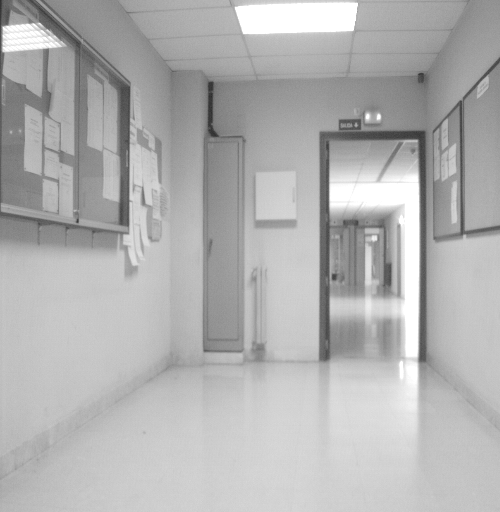
#> input picture prac2/img/Contornos/pasillo2.pgm, 500 x 512 px
$ python practica2.py   (older library calls are emulated)
#> lines starting #> are read from the running program, lines starting #| are printed output that depends on the picture; after the words box and inside, x2 and y2 are one past the last pixel; in counts of white or black regions, pixels touching at a corner belong together
import cv2
import numpy as np

def show_image(img, title='Image'):
    cv2.imshow(title, img)
    cv2.waitKey(0)
    cv2.destroyAllWindows()


def non_maximal_suppression(mag, theta):
    theta = np.round((theta) / 22.5)

    suppressed = np.zeros_like(mag)# store the results of the non-maximum suppression operation
    for i in range(1, mag.shape[0]-1):
        for j in range(1, mag.shape[1]-1):
            (direction) = int(theta[i, j])
            if direction == 0 or direction == 16 or direction == 15 or direction == 7 or direction == 8:
                #abajo, arriba
                neighbors = [mag[i, j-1], mag[i, j+1]]
            elif direction == 13 or direction == 14 or direction == 5 or direction == 6:
                #arribaIZQ, abajoDER
                neighbors = [mag[i-1, j+1], mag[i+1, j-1]]
            elif direction == 11 or direction == 12 or direction == 3 or direction == 4:
                #IZQ, DER
                neighbors = [mag[i-1, j], mag[i+1, j]]
            elif direction == 9 or direction == 10 or direction == 1 or direction == 2:
                #abajoIZQ, arribaDER
                neighbors = [mag[i-1, j-1], mag[i+1, j+1]]

            if mag[i, j] >= neighbors[0] and mag[i, j] >= neighbors[1]:
                suppressed[i, j] = mag[i, j]

    return suppressed

# Normalizr angle from -pi to pi to 0 to 2pi
def normalize_angle(angle):
    if angle < 0:
        return 2*np.pi + angle
    else:
        return angle

# Angle from 0 to 2pi to degrees
def angle_to_degrees(angle):
    return angle * 180 / np.pi

def hough_lines(gray_hough_lines):

    dst = cv2.Canny(gray_hough_lines, 50, 200, None, 3)

    # Copy edges to the images that will display the results in BGR
    cdst = cv2.cvtColor(dst, cv2.COLOR_GRAY2BGR)
    cdstP = np.copy(cdst)

    lines = cv2.HoughLines(dst, 1, np.pi / 180, 150, None, 0, 0)

    if lines is not None:
        for i in range(0, len(lines)):
            rho = lines[i][0][0]
            theta = lines[i][0][1]
            a = np.cos(theta)
            b = np.sin(theta)
            x0 = a * rho
            y0 = b * rho
            pt1 = (int(x0 + 1000*(-b)), int(y0 + 1000*(a)))
            pt2 = (int(x0 - 1000*(-b)), int(y0 - 1000*(a)))
            cv2.line(cdst, pt1, pt2, (0,0,255), 3, cv2.LINE_AA)


    linesP = cv2.HoughLinesP(dst, 1, np.pi / 180, 50, None, 50, 10)

    if linesP is not None:
        for i in range(0, len(linesP)):
            l = linesP[i][0]
            cv2.line(cdstP, (l[0], l[1]), (l[2], l[3]), (0,0,255), 3, cv2.LINE_AA)

    cv2.imshow("Detected Lines (in red) - Standard Hough Line Transform", cdst)


# Hough transform
def hough(img, mag, m, height_votes):
    img_save = img.copy()
    votes = np.zeros(img.shape[1])
    threshold = 10


    for j in range(0, mag.shape[1]):#Recorre columnas(horiontal) -> x
        for i in range(0, mag.shape[0]):#Recorre filas(vertical) -> y
            if mag[i,j]>=threshold:
                direction = float(m[i, j])
                direction = angle_to_degrees(direction)

                if not((direction < 10 or direction > 350) or (direction > 170 and direction < 190)
                    or (direction < 100 and direction > 80) or (direction > 260 and direction < 280)):
                    b = j - (m[i,j])*i
                    y = height_votes

                    x = (y - b) / (m[i,j])

                    x = int(x)
                    y = int(y)
                    if x < img.shape[1]-2 and x > 1:

                        cv2.circle(img_save, (j, i), 1, (255, 255, 0), -1)

                        votes[x] = votes[x] + 3
                        votes[x+1] = votes[x+1] + 2
                        votes[x+2] = votes[x+2] + 1
                        votes[x-1] = votes[x-1] + 2
                        votes[x-2] = votes[x-2] + 1

    cv2.imshow('Imagen con puntos que votan', img_save)
    cv2.waitKey()

    vanishing_point = np.argmax(votes)
    return vanishing_point


# Leer la imagen
img = cv2.imread('img/Contornos/pasillo2.pgm')#(512, 512, 3)
#> img is the input picture: shape (512, 500, 3); min 43, max 255, mean 177.2
show_image(img, 'Image')

# Convertir la imagen a escala de grises
gray = cv2.cvtColor(img, cv2.COLOR_BGR2GRAY)

# Aplicar un filtro de suavizado para reducir el ruido de la imagen
sigma = 1
kernel_size = 5*sigma

blur = cv2.GaussianBlur(gray, (kernel_size, kernel_size), sigma)
#show_image(blur, 'Blur')

# Calcular los gradientes de la imagen utilizando el operador de Sobel
# compute the approximate derivatives in the x and y directions
sobelx = cv2.Sobel(blur, cv2.CV_64F, 1, 0, ksize=3)
sobely = cv2.Sobel(blur, cv2.CV_64F, 0, 1, ksize=3)
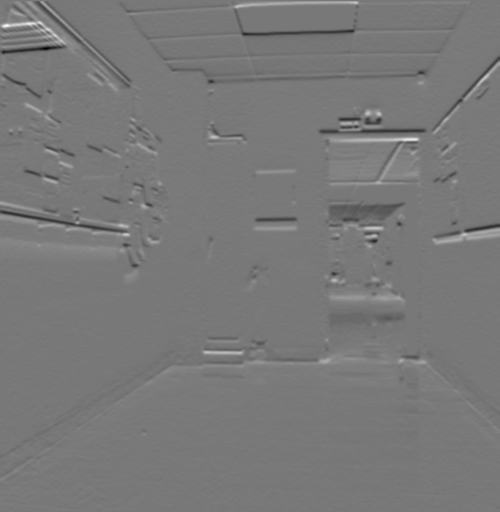
#> sobely: shape (512, 500) float64; min -298, max 331, mean 0.6; drawn with min black and max white

#show_image(cv2.normalize(sobelx / 2 + 128, None, 0, 255, cv2.NORM_MINMAX, cv2.CV_8U), 'Gradient X')
#show_image(cv2.normalize(sobely / 2 + 128, None, 0, 255, cv2.NORM_MINMAX, cv2.CV_8U), 'Gradient Y')

# Calcular la magnitud y dirección del gradiente
mag = np.sqrt(sobelx**2 + sobely**2)#The magnitude of the gradient is computed using the formula sqrt(Gx^2 + Gy^2)
mag = np.uint8(mag / np.max(mag) * 255) # normalizar la magnitud a valores entre 0 y 255
mag_save = mag.copy()
theta = np.arctan2(sobely,sobelx)


normalize_angle_vectorized = np.vectorize(normalize_angle)
theta = normalize_angle_vectorized(theta)
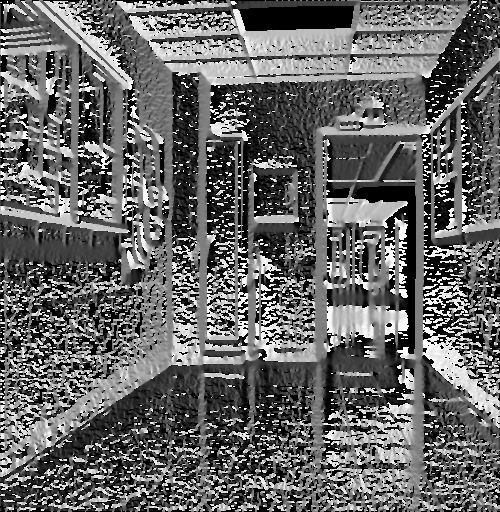
#> theta: shape (512, 500) float64; min 0, max 6.28, mean 2.51; drawn with min black and max white
m = theta.copy()


#show_image(cv2.normalize(mag, None, 0, 255, cv2.NORM_MINMAX, cv2.CV_8U), 'Magnitude')
#show_image(cv2.normalize(theta/np.pi*128, None, 0, 255, cv2.NORM_MINMAX, cv2.CV_8U), 'Theta1')

# Aplicar la supresión de no máximos para afinar los bordes detectados
suppressed = non_maximal_suppression(mag, theta)
#> in non_maximal_suppression, `theta = np.round((theta) / 22.5)`: theta: shape (512, 500) float64; every value is 0
#> after the loop in non_maximal_suppression, `for i in range(1, mag.shape[0]-1):`:
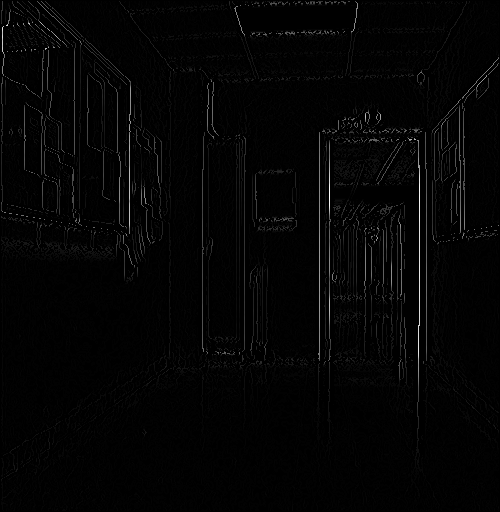
#> suppressed: shape (512, 500); min 0, max 255, mean 4.1

strong_i, strong_j = np.where(suppressed > 20)
#> strong_i = 11251 values from 1 to 479; strong_j = 11251 values, max 498 at index 1178, min 1 at index 276, mean 257.7
suppressed[strong_i,strong_j] = 255
#> suppressed: shape (512, 500); 4.39% of pixels changed, all inside (x1, y1, x2, y2) = (1, 1, 499, 480)
show_image(cv2.normalize(suppressed, None, 0, 255, cv2.NORM_MINMAX, cv2.CV_8U), 'Supressed')


# HOUGH
#height_votes = int(gray.shape[0]/2) - 40 #Pasillo1
height_votes = int(gray.shape[0]/2)#Pasillo2y3
#> height_votes = 256
gray_hough_lines = gray.copy()
vanishing_point = hough(gray, suppressed, m, height_votes)
#> after the loop in hough, `for j in range(0, mag.shape[1]):#Recorre columnas(horiontal) -> x`:
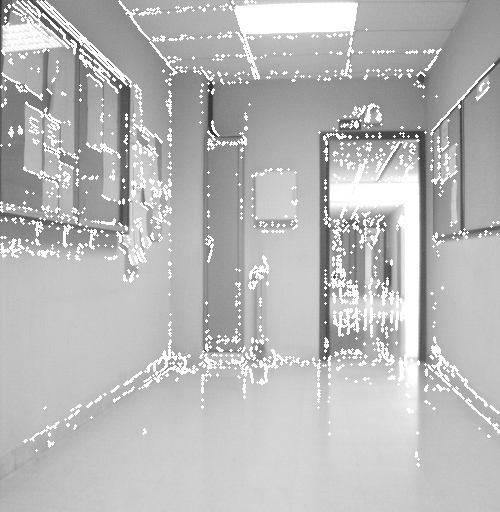
#> img_save: shape (512, 500); min 43, max 255, mean 184.9
#> after the loop in hough, `for j in range(0, mag.shape[1]):#Recorre columnas(horiontal) -> x`: votes = 500 values, max 242 at index 288, min 2 at index 0, mean 111.5
#> in hough, `vanishing_point = np.argmax(votes)`: vanishing_point = 288
#> vanishing_point = 288


hough_lines(gray_hough_lines)
#> in hough_lines, `dst = cv2.Canny(gray_hough_lines, 50, 200, None, 3)`:
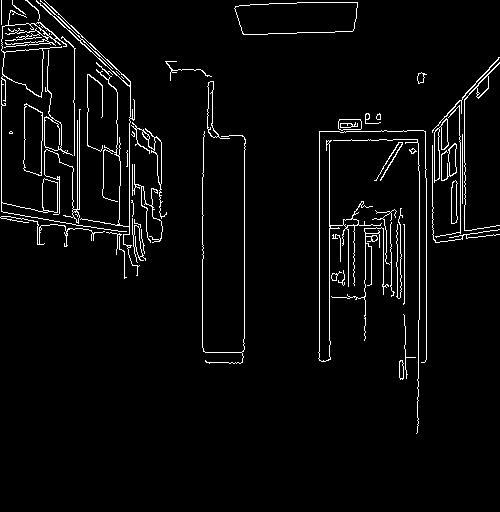
#> dst: shape (512, 500); 3.8% white in thin lines or dots, all inside (x1, y1, x2, y2) = (0, 0, 500, 434)
#> in hough_lines, `lines = cv2.HoughLines(dst, 1, np.pi / 180, 150, None, 0, 0)`: lines = [[319, 0], [329, 0], [244, 0], [426, 0], [1, 0], [202, 0], [424, 0.0175], [419, 0]]
#> the loop in hough_lines, `for i in range(0, len(lines)):` made 8 passes
#> (rho, theta, b, x0, y0, pt1, pt2) on passes 1 to 8: (319, 0, 0, 319, 0, (319, 1000), (319, -1000)), (329, 0, 0, 329, 0, (329, 1000), (329, -1000)), (244, 0, 0, 244, 0, (244, 1000), (244, -1000)), (426, 0, 0, 426, 0, (426, 1000), (426, -1000)), (1, 0, 0, 1, 0, (1, 1000), (1, -1000)), (202, 0, 0, 202, 0, (202, 1000), (202, -1000)), (424, 0.0175, 0.0175, 423.9, 7.4, (406, 1007), (441, -992)), (419, 0, 0, 419, 0, (419, 1000), (419, -1000))
#> after the loop in hough_lines, `for i in range(0, len(lines)):`:
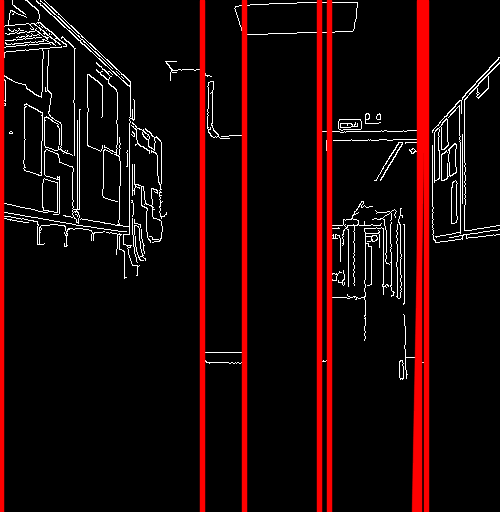
#> cdst: shape (512, 500, 3); mean B, G, R 7.8, 7.8, 27.6
#> in hough_lines, `linesP = cv2.HoughLinesP(dst, 1, np.pi / 180, 50, None, 50, 10)`: linesP = 48 rows, first 6: [244, 349, 244, 137], [319, 360, 319, 131], [1, 218, 1, 77], [329, 359, 329, 131], [426, 359, 426, 169], [202, 347, 202, 173]
#> the loop in hough_lines, `for i in range(0, len(linesP)):` made 48 passes
#> l on passes 1 to 12: [244, 349, 244, 137], [319, 360, 319, 131], [1, 218, 1, 77], [329, 359, 329, 131], [426, 359, 426, 169], [202, 347, 202, 173], [419, 319, 419, 165], [246, 34, 352, 31], [129, 257, 129, 117], [411, 152, 498, 59], [42, 91, 43, 25], [79, 228, 79, 109]
#> after the loop in hough_lines, `for i in range(0, len(linesP)):`:
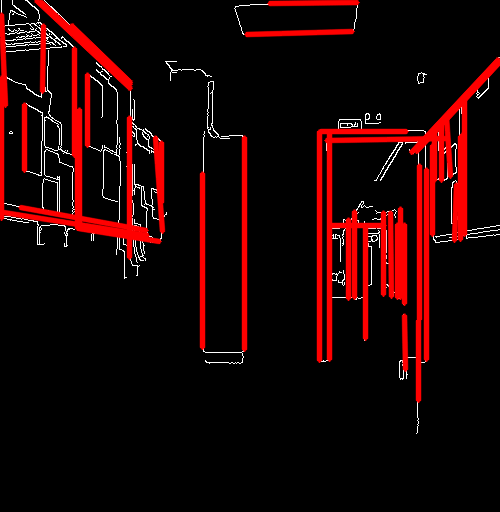
#> cdstP: shape (512, 500, 3); mean B, G, R 4.1, 4.1, 28.6


#print("van: " + str(vanishing_point))
#print("center: " + str(height_votes))

cv2.circle(img, (int(vanishing_point), height_votes), 5, (0, 0, 255), -1)

cv2.imshow('Imagen con punto de fuga', img)
cv2.waitKey()

$ run again, with prac2/img/Contornos/pasillo1.pgm copied over prac2/img/Contornos/pasillo2.pgm
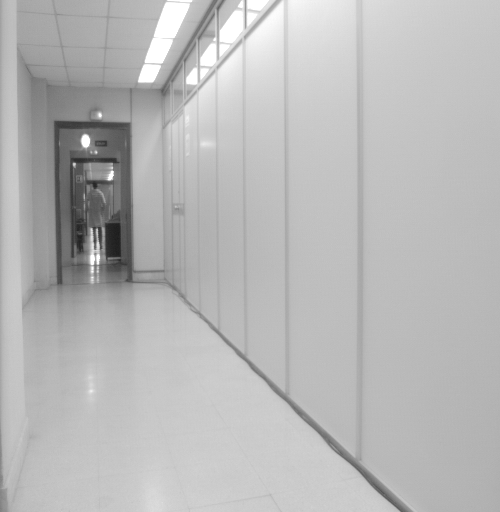
#> input picture prac2/img/Contornos/pasillo1.pgm, 500 x 512 px
#> img is the input picture: shape (512, 500, 3); min 29, max 255, mean 184
#> strong_i = 7571 values from 1 to 510; strong_j = 7571 values, max 411 at index 7570, min 2 at index 0, mean 167.9
#> after the loop in hough, `for j in range(0, mag.shape[1]):#Recorre columnas(horiontal) -> x`: votes = 500 values, max 165 at index 106, min 2 at index 0, mean 75.87
#> in hough, `vanishing_point = np.argmax(votes)`: vanishing_point = 106
#> dst: shape (512, 500); 2.3% white in thin lines or dots, all inside (x1, y1, x2, y2) = (54, 0, 415, 512)
#> lines = [[93, 2.32], [284, 0], [83, 2.36], [91, 2.34], [103, 2.3]]
#> the loop in hough_lines, `for i in range(0, len(lines)):` made 5 passes
#> (rho, theta, a, b, x0, y0, pt1, pt2) on passes 1 to 5: (93, 2.32, -0.682, 0.731, -63.43, 68.02, (-794, -613), (667, 750)), (284, 0, 1, 0, 284, 0, (284, 1000), (284, -1000)), (83, 2.36, -0.707, 0.707, -58.69, 58.69, (-765, -648), (648, 765)), (91, 2.34, -0.695, 0.719, -63.21, 65.46, (-782, -629), (656, 760)), (103, 2.3, -0.669, 0.743, -68.92, 76.54, (-812, -592), (674, 745))
#> after the loop in hough_lines, `for i in range(0, len(lines)):`:
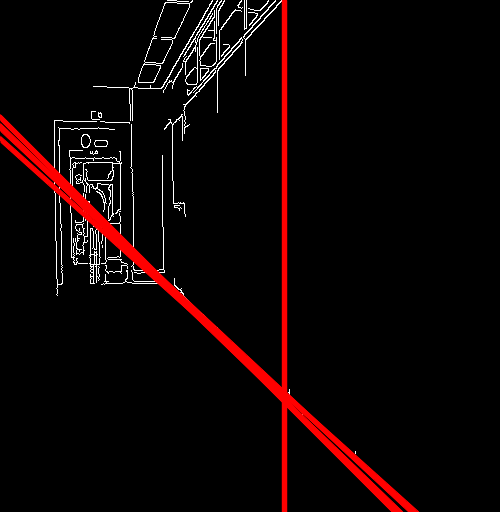
#> cdst: shape (512, 500, 3); mean B, G, R 4.3, 4.3, 13.9
#> linesP = 35 rows, first 6: [208, 321, 403, 503], [153, 270, 308, 425], [284, 307, 284, 85], [184, 107, 276, 5], [168, 284, 342, 458], [194, 307, 265, 374]
#> the loop in hough_lines, `for i in range(0, len(linesP)):` made 35 passes
#> after the loop in hough_lines, `for i in range(0, len(linesP)):`:
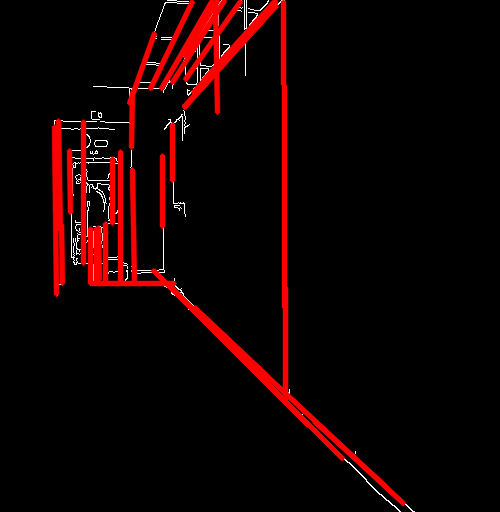
#> cdstP: shape (512, 500, 3); mean B, G, R 1.8, 1.8, 18.2

$ run again, with prac2/img/Contornos/pasillo3.pgm copied over prac2/img/Contornos/pasillo2.pgm
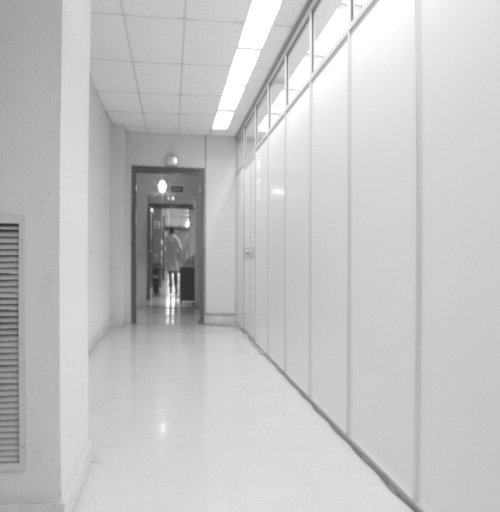
#> input picture prac2/img/Contornos/pasillo3.pgm, 500 x 512 px
#> img is the input picture: shape (512, 500, 3); min 38, max 255, mean 196.3
#> strong_i = 10731 values from 1 to 510; strong_j = 10731 values, max 422 at index 1497, min 1 at index 5015, mean 214.4
#> after the loop in hough, `for j in range(0, mag.shape[1]):#Recorre columnas(horiontal) -> x`: votes = 500 values, max 180 at index 136, min 6 at index 0, mean 87.23
#> in hough, `vanishing_point = np.argmax(votes)`: vanishing_point = 136
#> dst: shape (512, 500); 2.7% white in thin lines or dots, all inside (x1, y1, x2, y2) = (0, 0, 426, 512)
#> lines = [[62, 2.36], [18, 0], [294, 0.681], [49, 2.39], [271, 0.489], [293, 0.663], [131, 0], [291, 0.681], [73, 2.34]]
#> the loop in hough_lines, `for i in range(0, len(lines)):` made 9 passes
#> (rho, theta, a, b, x0, y0, pt1, pt2) on passes 1 to 6: (62, 2.36, -0.707, 0.707, -43.84, 43.84, (-750, -663), (663, 750)), (18, 0, 1, 0, 18, 0, (18, 1000), (18, -1000)), (294, 0.681, 0.777, 0.629, 228.5, 185, (-400, 962), (857, -592)), (49, 2.39, -0.731, 0.682, -35.84, 33.42, (-717, -697), (646, 764)), (271, 0.489, 0.883, 0.469, 239.3, 127.2, (-230, 1010), (708, -755)), (293, 0.663, 0.788, 0.616, 230.9, 180.4, (-384, 968), (846, -607))
#> after the loop in hough_lines, `for i in range(0, len(lines)):`:
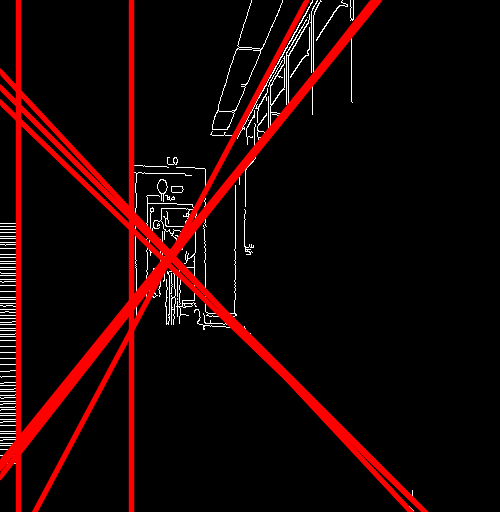
#> cdst: shape (512, 500, 3); mean B, G, R 4.3, 4.3, 25.4
#> linesP = 54 rows, first 6: [266, 357, 367, 465], [256, 152, 378, 1], [131, 323, 131, 166], [18, 462, 18, 223], [273, 361, 423, 511], [236, 134, 307, 0]
#> the loop in hough_lines, `for i in range(0, len(linesP)):` made 54 passes
#> after the loop in hough_lines, `for i in range(0, len(linesP)):`:
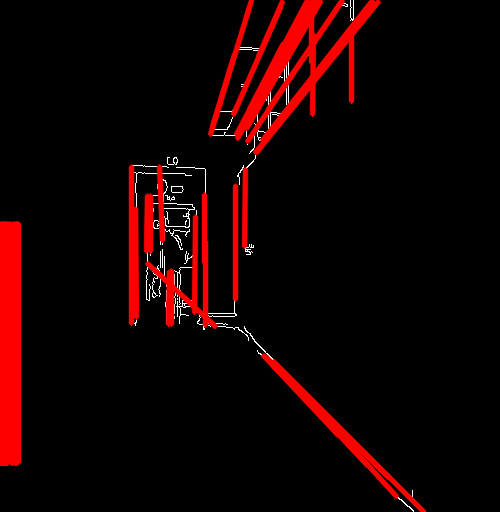
#> cdstP: shape (512, 500, 3); mean B, G, R 1.7, 1.7, 21.6
